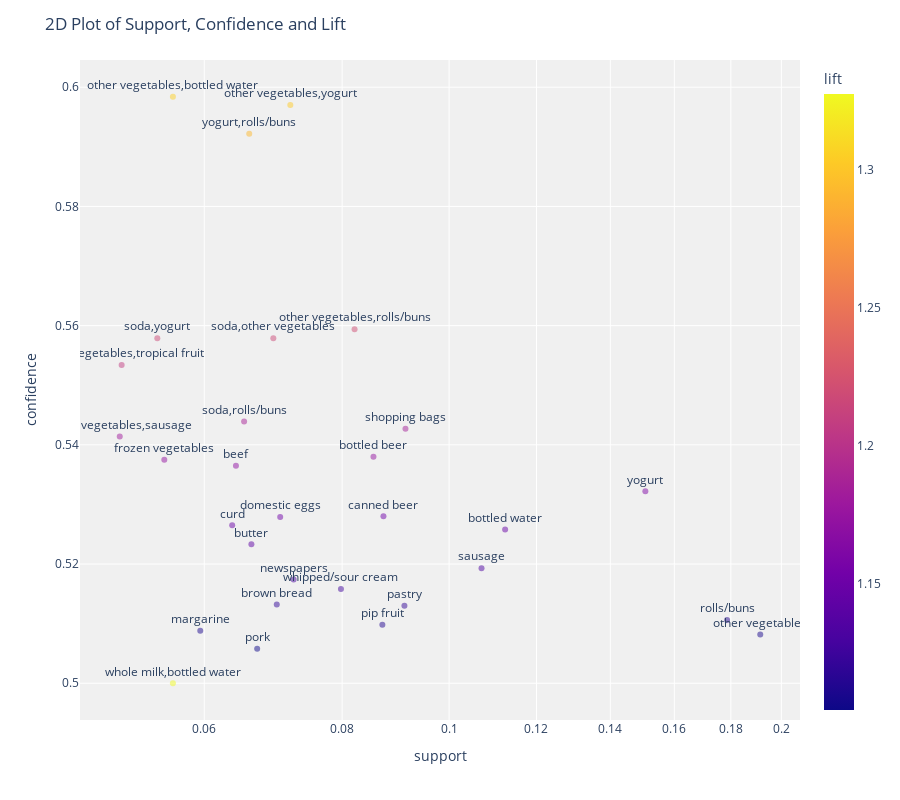

The notebook cell saved with this chart:
### Code cell
rule1 = create_model(metric='confidence', threshold=0.5, min_support=0.05)
plot_model(rule1, plot='2d')

### Figure 1 — Plotly figure (JSON) as saved in the notebook; plotly's stock layout.template omitted (floating-point values rounded to 4 significant figures)
{"data": [{"customdata": [[["other vegetables", "bottled water"], ["whole milk"]], [["other vegetables", "yogurt"], ["whole milk"]], [["yogurt", "rolls/buns"], ["whole milk"]], [["other vegetables", "rolls/buns"], ["whole milk"]], [["soda", "yogurt"], ["whole milk"]], [["soda", "other vegetables"], ["whole milk"]], [["other vegetables", "tropical fruit"], ["whole milk"]], [["soda", "rolls/buns"], ["whole milk"]], [["shopping bags"], ["whole milk"]], [["other vegetables", "sausage"], ["whole milk"]], [["bottled beer"], ["whole milk"]], [["frozen vegetables"], ["whole milk"]], [["beef"], ["whole milk"]], [["yogurt"], ["whole milk"]], [["canned beer"], ["whole milk"]], [["domestic eggs"], ["whole milk"]], [["curd"], ["whole milk"]], [["bottled water"], ["whole milk"]], [["butter"], ["whole milk"]], [["sausage"], ["whole milk"]], [["newspapers"], ["whole milk"]], [["whipped/sour cream"], ["whole milk"]], [["brown bread"], ["whole milk"]], [["pastry"], ["whole milk"]], [["rolls/buns"], ["whole milk"]], [["pip fruit"], ["whole milk"]], [["margarine"], ["whole milk"]], [["other vegetables"], ["whole milk"]], [["pork"], ["whole milk"]], [["whole milk", "bottled water"], ["other vegetables"]]], "hovertemplate": "support=%{x}<br>confidence=%{y}<br>antecedents_short=%{text}<br>antecedents=%{customdata[0]}<br>consequents=%{customdata[1]}<br>lift=%{marker.color}<extra></extra>", "legendgroup": "", "marker": {"color": [1.306, 1.303, 1.292, 1.221, 1.218, 1.218, 1.208, 1.187, 1.184, 1.182, 1.174, 1.173, 1.171, 1.161, 1.152, 1.152, 1.149, 1.148, 1.142, 1.133, 1.129, 1.126, 1.12, 1.12, 1.115, 1.113, 1.11, 1.109, 1.104, 1.328], "coloraxis": "coloraxis", "opacity": 0.5, "symbol": "circle"}, "mode": "markers+text", "name": "", "orientation": "v", "showlegend": false, "text": [["other vegetables", "bottled water"], ["other vegetables", "yogurt"], ["yogurt", "rolls/buns"], ["other vegetables", "rolls/buns"], ["soda", "yogurt"], ["soda", "other vegetables"], ["other vegetables", "tropical fruit"], ["soda", "rolls/buns"], ["shopping bags"], ["other vegetables", "sausage"], ["bottled beer"], ["frozen vegetables"], ["beef"], ["yogurt"], ["canned beer"], ["domestic eggs"], ["curd"], ["bottled water"], ["butter"], ["sausage"], ["newspapers"], ["whipped/sour cream"], ["brown bread"], ["pastry"], ["rolls/buns"], ["pip fruit"], ["margarine"], ["other vegetables"], ["pork"], ["whole milk", "bottled water"]], "x": [0.0562, 0.0718, 0.0659, 0.0821, 0.0544, 0.0693, 0.0505, 0.0652, 0.0913, 0.0503, 0.0854, 0.0552, 0.0641, 0.1506, 0.0872, 0.0703, 0.0636, 0.1124, 0.0662, 0.107, 0.0723, 0.0798, 0.0698, 0.0911, 0.1786, 0.087, 0.0595, 0.1914, 0.067, 0.0562], "xaxis": "x", "y": [0.5984, 0.597, 0.5922, 0.5594, 0.5579, 0.5579, 0.5534, 0.5439, 0.5427, 0.5414, 0.538, 0.5375, 0.5365, 0.5322, 0.528, 0.5279, 0.5265, 0.5258, 0.5233, 0.5193, 0.5174, 0.5158, 0.5132, 0.513, 0.5106, 0.5098, 0.5088, 0.5082, 0.5058, 0.5], "yaxis": "y", "type": "scatter", "textposition": "top center"}], "layout": {"xaxis": {"anchor": "y", "domain": [0, 1], "title": {"text": "support"}, "type": "log"}, "yaxis": {"anchor": "x", "domain": [0, 1], "title": {"text": "confidence"}}, "coloraxis": {"colorbar": {"title": {"text": "lift"}}, "colorscale": [[0, "#0d0887"], [0.1111, "#46039f"], [0.2222, "#7201a8"], [0.3333, "#9c179e"], [0.4444, "#bd3786"], [0.5556, "#d8576b"], [0.6667, "#ed7953"], [0.7778, "#fb9f3a"], [0.8889, "#fdca26"], [1, "#f0f921"]]}, "legend": {"tracegroupgap": 0}, "margin": {"t": 60}, "plot_bgcolor": "rgb(240,240,240)", "title": {"text": "2D Plot of Support, Confidence and Lift"}, "height": 800}}
